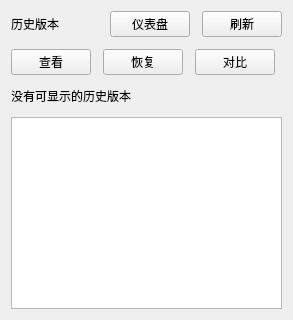
<?xml version='1.0' encoding='UTF-8'?>
<ui version="4.0">
 <class>HistoryPage</class>
 <widget class="QWidget" name="HistoryPage">
  <layout class="QVBoxLayout" name="layout">
   <property name="spacing">
    <number>12</number>
   </property>
   <item>
    <layout class="QHBoxLayout" name="headerLayout" stretch="1,0,0">
     <property name="spacing">
      <number>12</number>
     </property>
     <item>
      <widget class="oclero::qlementine::Label" name="titleLabel">
       <property name="text">
        <string>历史版本</string>
       </property>
       <property name="textFormat">
        <enum>Qt::PlainText</enum>
       </property>
       <property name="role">
        <enum>oclero::qlementine::TextRole::H2</enum>
       </property>
       <property name="sizePolicy">
        <sizepolicy hsizetype="Ignored" vsizetype="Preferred">
         <horstretch>0</horstretch>
         <verstretch>0</verstretch>
        </sizepolicy>
       </property>
      </widget>
     </item>
     <item>
      <widget class="QPushButton" name="dashboardButton">
       <property name="text">
        <string>仪表盘</string>
       </property>
      </widget>
     </item>
     <item>
      <widget class="QPushButton" name="refreshButton">
       <property name="text">
        <string>刷新</string>
       </property>
      </widget>
     </item>
    </layout>
   </item>
   <item>
    <layout class="QHBoxLayout" name="actionsLayout">
     <property name="spacing">
      <number>12</number>
     </property>
     <item>
      <widget class="QPushButton" name="previewButton">
       <property name="text">
        <string>查看</string>
       </property>
      </widget>
     </item>
     <item>
      <widget class="QPushButton" name="restoreButton">
       <property name="text">
        <string>恢复</string>
       </property>
      </widget>
     </item>
     <item>
      <widget class="QPushButton" name="diffButton">
       <property name="text">
        <string>对比</string>
       </property>
      </widget>
     </item>
     <item>
      <spacer name="actionsLayoutSpacer">
       <property name="orientation">
        <enum>Qt::Horizontal</enum>
       </property>
      </spacer>
     </item>
    </layout>
   </item>
   <item>
    <widget class="QLabel" name="emptyLabel">
     <property name="text">
      <string>没有可显示的历史版本</string>
     </property>
     <property name="textFormat">
      <enum>Qt::PlainText</enum>
     </property>
     <property name="wordWrap">
      <bool>true</bool>
     </property>
    </widget>
   </item>
   <item>
    <widget class="QTableView" name="table" />
   </item>
  </layout>
 </widget>
 <resources />
 <connections />
 <customwidgets>
  <customwidget>
   <class>oclero::qlementine::Label</class>
   <extends>QLabel</extends>
   <header>oclero/qlementine/widgets/Label.hpp</header>
  </customwidget>
 </customwidgets>
</ui>
